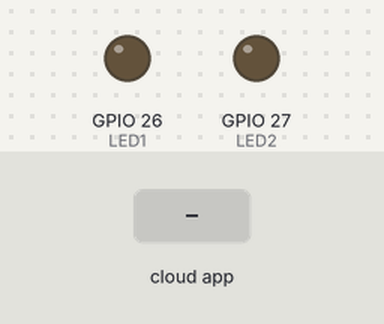
Recording of a sketch running on a simulated ESP32. Parts: output pins drawn as LEDs (lit = HIGH). Inputs (shaded band) come from the test bench. WiFi joins after 1.5 s; servers stay silent unless stated; the Firebase database answers and starts empty; what the sketch prints to the serial monitor is not drawn.

Above: at 2.7 s.
2.8 s: the phone or cloud app sets Led_1 to 1
At 4.4 s:
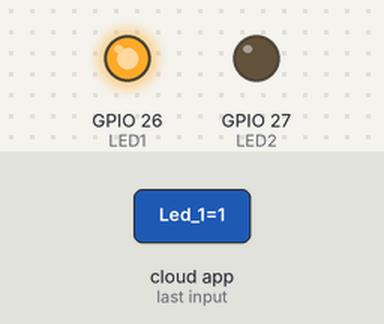
4.7 s: the phone or cloud app sets Led_2 to 1
At 5.4 s:
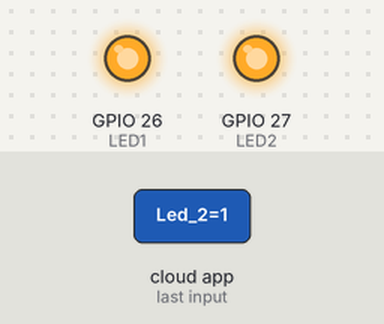
6.5 s: the phone or cloud app sets Led_1 to 0
At 7.8 s:
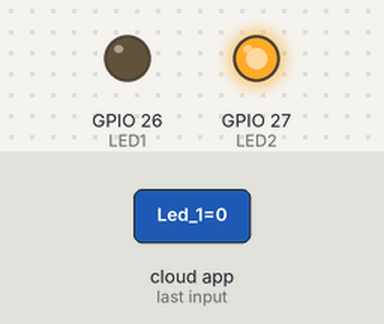
8.7 s: the phone or cloud app sets Led_2 to 0
At 9.7 s:
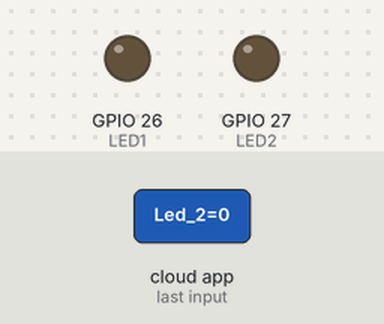
Timing chart, 0 to 11.5 s (numbered marks = the images above; inputs shaded):
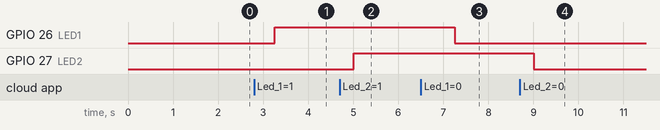

Measured:
- after the input at 2.8 s, GPIO 26 (LED1): LOW → HIGH after 0.46 s
- after the input at 4.7 s, GPIO 27 (LED2): LOW → HIGH after 0.31 s
- after the input at 6.5 s, GPIO 26 (LED1): HIGH → LOW after 0.76 s
- after the input at 8.7 s, GPIO 27 (LED2): HIGH → LOW after 0.31 s

The sketch:

ds_IOT_EX1.ino
```cpp
#include <Wire.h>

#include <FirebaseESP32.h>

#include <WiFi.h>

#define WIFI_SSID "BADIS" //replace SSID with your wifi username

#define WIFI_PASSWORD "Badis2023" //replace PWD with your wifi password

#define FIREBASE_HOST "https://temp-783ae-default-rtdb.europe-west1.firebasedatabase.app" //link of api

#define FIREBASE_API_Key "AIzaSyDTXKG9nuzu0-l-9VHX_MwpgpQiPvTflWQ"


// Firebase Authentication Object
FirebaseAuth auth;
// Firebase configuration Object
FirebaseConfig config;
// Firebase database path
String databasePath = "";
// Firebase Unique Identifier
String fuid = "";
// Store device authentication status
bool isAuthenticated = false;
//database secret


#define LED1 26 // DHT22 connecté à la pin GPIO18

#define LED2 27 // DHT 22 (AM2302)

//Variables


FirebaseData firebaseData;
bool allume_led_1= false;
bool allume_led_2= false;


void Wifi_Init() {
 WiFi.begin(WIFI_SSID, WIFI_PASSWORD);
 Serial.print("Connecting to Wi-Fi");
 while (WiFi.status() != WL_CONNECTED){
  Serial.print(".");
  delay(300);
  }
 Serial.println();
 Serial.print("Connected with IP: ");
 Serial.println(WiFi.localIP());
 Serial.println();
}

void firebase_init() {
// configure firebase API Key
config.api_key = FIREBASE_API_Key;
// configure firebase realtime database url
config.database_url = FIREBASE_HOST;
// Enable WiFi reconnection
Firebase.reconnectWiFi(true);
Serial.println("------------------------------------");
Serial.println("Sign up new user...");
// Sign in to firebase Anonymously
if (Firebase.signUp(&config, &auth, "", ""))
{
Serial.println("Success");
 isAuthenticated = true;
// Set the database path where updates will be loaded for this device
 fuid = auth.token.uid.c_str();
}
else
{
 Serial.printf("Failed, %s\n", config.signer.signupError.message.c_str());
 isAuthenticated = false;
}
// Initialise the firebase library
Firebase.begin(&config, &auth);
}

void setup() {

Serial.begin(115200);

Serial.print("Connecting to ");

Wifi_Init();

firebase_init();//connect to Database
 pinMode(LED1, OUTPUT);
 pinMode(LED2, OUTPUT);


}

void loop() {


allume_led_1 = getFirebaseBooleanValue("Led_1");
if (allume_led_1)
  digitalWrite(LED1, HIGH);
else
  digitalWrite(LED1, LOW);
/* Firebase.setFloat(firebaseData,"Pression",pression); */

allume_led_2= getFirebaseBooleanValue("Led_2");
if (allume_led_2)
  digitalWrite(LED2, HIGH);
else
  digitalWrite(LED2, LOW);


/* Firebase.setFloat(firebaseData,"Pluie",pluie);   */

delay(500); // 1h

}

bool getFirebaseBooleanValue(const char *path) {
  if (Firebase.getBool(firebaseData, path)) {
    if (firebaseData.boolData()) {
      return true;
    } else {
      return false;
    }
  } else {
    Serial.println("Failed to get value from Firebase");
    return false;
  }
}
```
